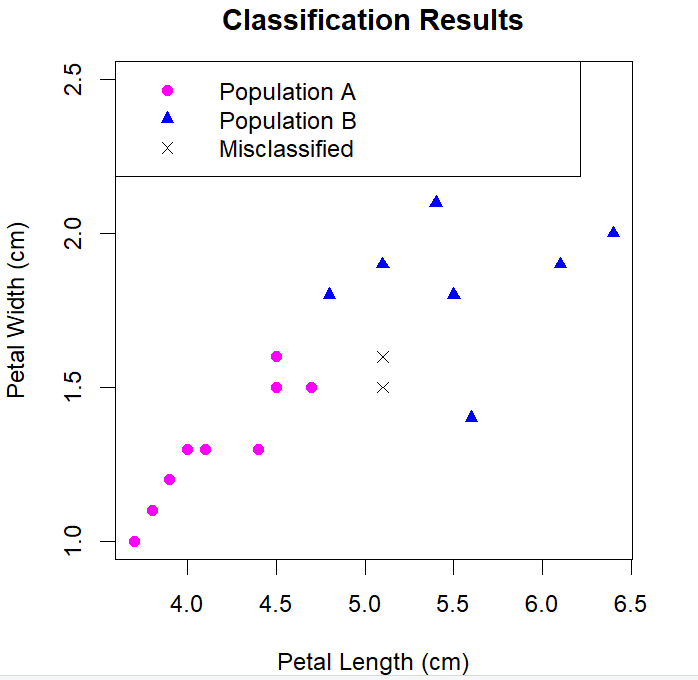

Here is the R script that generated this plot:
# Import the data set
iris_training <- read.table("iris-training-data.txt", header = TRUE, sep = " ")

# Set up the plotting layout to display two plots side by side
par(mfrow = c(1, 2))

# Adjust the margins of the plots
par(mar = c(4, 4, 3, 1))

# Plot Petal Width vs. Petal Length
plot(iris_training$Petal.Width ~ iris_training$Petal.Length,
     xlab = "Petal Length (cm)",
     ylab = "Petal Width (cm)",
     pch = c(16, 17)[as.numeric(as.factor(iris_training$population))],
     col = c("magenta", "blue")[as.numeric(as.factor(iris_training$population))],
     main = "Petal Width vs. Petal Length")

# Add a legend to the first plot
legend("topleft",
       legend = c("Population A", "Population B"),
       pch = c(16, 17),
       col = c("magenta", "blue"), 
       cex = 0.8)

# Plot Sepal Width vs. Sepal Length
plot(iris_training$Sepal.Width ~ iris_training$Sepal.Length,
     xlab = "Sepal Length (cm)",
     ylab = "Sepal Width (cm)",
     pch = c(16, 17)[as.numeric(as.factor(iris_training$population))],
     col = c("magenta", "blue")[as.numeric(as.factor(iris_training$population))],
     main = "Sepal Width vs. Sepal Length")
# Add a legend to the second plot
legend("topleft", 
       legend = c("Population A", "Population B"), 
       pch = c(16, 17), 
       col = c("magenta", "blue"),
       cex = 0.8)


# Define the training_est function
training_est <- function(training_data) {
  p <- ncol(training_data) - 1  # Number of dimensions of the observations
  n <- nrow(training_data)  # Number of observations
  
  # Subset the observations into the two populations:
  data_A <- training_data[training_data$population == "A", 1:p]
  data_B <- training_data[training_data$population == "B", 1:p]
  
  # Estimate the required quantities:
  n_A <- nrow(data_A)
  n_B <- nrow(data_B)
  
  pi_A <- n_A / n  # Proportion of population A
  pi_B <- n_B / n  # Proportion of population B
  
  mean_A <- colMeans(data_A)  # Mean vector for population A
  mean_B <- colMeans(data_B)  # Mean vector for population B
  
  # Pooled covariance estimate
  cov_est <- ((n_A - 1) * cov(data_A) + (n_B - 1) * cov(data_B)) / (n - 2)
  
  # Return the estimated quantities in a list:
  training_ests <- list(mean_A = mean_A, 
                        mean_B = mean_B,
                        pi_A = pi_A, 
                        pi_B = pi_B, 
                        cov_est = cov_est)
  
  return(training_ests)
}    

# Define function to compute the linear discriminant vector
compute_discriminant_vector <- function(cov_est, mean_A, mean_B) {
  l_hat <- solve(cov_est) %*% (mean_A - mean_B)
  return(as.vector(l_hat))
}

# Define calc_decision_point function
calculate_decision_boundary <- function(l_hat, mean_A, mean_B, pi_A, pi_B) {
  decision_point <- 0.5 * sum(l_hat * (mean_A + mean_B)) - log(pi_A / pi_B)
  return(decision_point)
}

# Define classify_observation function
classify_observation <- function(obs, l_hat, decision_point) {
  if(sum(l_hat * obs) > decision_point) {
    population_estimate <- "A"
  } else {
    population_estimate <- "B"
  }
  return(population_estimate)
}

# Define classify_data function
classify_data <- function(training_data, test_data) {
  # Estimate parameters from the training data
  train_ests <- training_est(training_data)
  
  # Calculate the linear discriminant vector
  l_hat <- compute_discriminant_vector(cov_est = train_ests$cov_est, 
                      mean_A = train_ests$mean_A, 
                      mean_B = train_ests$mean_B)
  
  # Calculate the decision point
  decision_point <- calculate_decision_boundary(l_hat = l_hat, 
                                        mean_A = train_ests$mean_A,
                                        mean_B = train_ests$mean_B,
                                        pi_A = train_ests$pi_A, 
                                        pi_B = train_ests$pi_B)
  
  # Classify each observation in the test data
  population_estimates <- apply(X = test_data, MARGIN = 1, FUN = classify_observation,
                           l_hat = l_hat, decision_point = decision_point)
  
  return(population_estimates)
}

# Import the test data
test_data <- read.table("iris-test-data.txt", header = TRUE, sep = " ")  # Import the test data set

# Classify the test data using the training data
iris_results <- classify_data(training_data = iris_training, test_data = test_data)

# Add the classification results to the test data
test_data$population_est <- iris_results

# Create the vector of known populations for test_data:
test_data$population <- c(rep("A", 10), rep("B", 15))

# Calculate the proportion of correctly classified points
accuracy  <- mean(test_data$population == test_data$population_est)
print(paste0(round(accuracy  * 100), "% of the observations were correctly classified."))

# Introduce a new variable 'class', that indicates whether the observation was correctly classified
test_data$class <- factor(as.numeric(test_data$population == test_data$population_est))

# Plot the data, using the class variable to set point types
plot(Petal.Width ~ Petal.Length,
     xlab = "Petal Length (cm)",
     ylab = "Petal Width (cm)", 
     main = "Classification Results",
     pch = ifelse(test_data$class == 1, c(16, 17)[as.numeric(as.factor(test_data$population))], 4),  # Circle for A, Triangle for B, Crosses for misclassified
     col = ifelse(test_data$class == 1, c("magenta", "blue")[as.numeric(as.factor(test_data$population))], "black"),
     data = test_data)

# Add a legend to the plot
legend("topleft",
       legend = c("Population A", "Population B", "Misclassified"),
       pch = c(16, 17, 4),  # Circle for A, Triangle for B, Crosses for misclassified
       col = c("magenta", "blue", "black"), 
       cex = 1)
